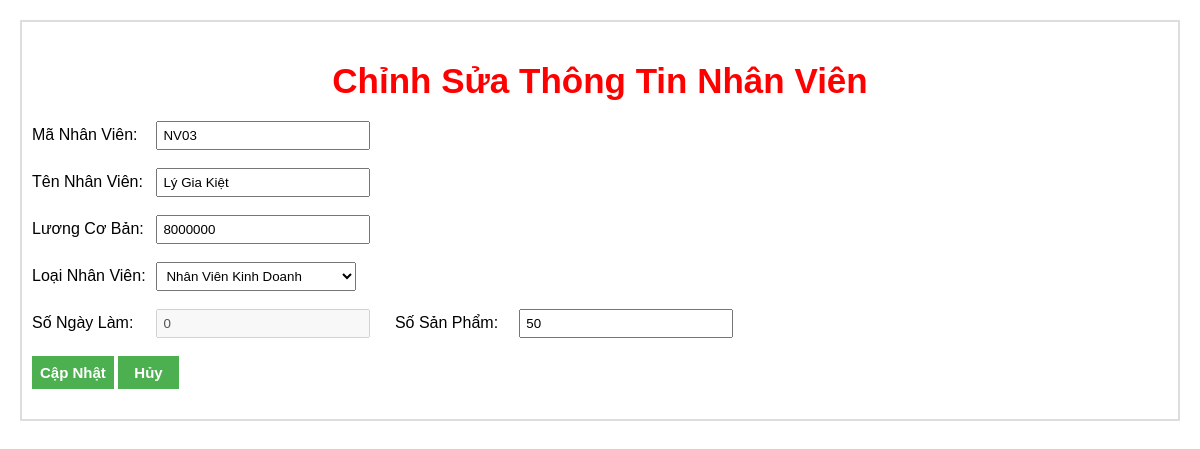
Screenshot of /edit/NV03/ with the database file from the repository.
### QLNhanVien/models.py (models this page shows, shortened)
class NhanVien(models.Model):
    MaNV = models.TextField(primary_key=True)
    LoaiNV_id = models.ForeignKey(LoaiNV, default=None, on_delete=models.CASCADE)
    SoNgayLam = models.IntegerField(null=False)
    SoSanPham = models.IntegerField(null=False)
    Hoten = models.TextField(max_length=50, null=False)
    Luongcoban = models.BigIntegerField(null=False)
    Luonghangthang = models.BigIntegerField(default=0, blank=True, null=True)

### QLNhanVien/views.py (the view, shortened to what this page needs)
# urls.py: path('edit/<str:pk>/', views.Sua_NV, name='update'),
def Sua_NV(request, pk):
    nhanvien = get_object_or_404(NhanVien_model, pk=pk)
    DS_LoaiNV = LoaiNV_model.objects.all()
    return render(request, 'suaNV.html', {'nhanvien': nhanvien, 'dsLoaiNV': DS_LoaiNV})

### QLNhanVien/templates/suaNV.html (shortened to what this page needs)
<!DOCTYPE html>
<html lang="en">
<head>
</head>
<body>
    <div class="container">
        <h2>Chỉnh Sửa Thông Tin Nhân Viên</h2>
        <div class="input-form">
            <form method="POST" action="{% url 'update' pk=nhanvien.pk %}">
                <label for="MaNV">Mã Nhân Viên:</label>
                <input type="text" name="MaNV" id="MaNV" value="{{ nhanvien.MaNV }}" readonly required>
                <br><br>
                <label for="Hoten">Tên Nhân Viên:</label>
                <input type="text" name="Hoten" id="Hoten" value="{{ nhanvien.Hoten }}" required>
                <br><br>
                <label for="Luongcoban">Lương Cơ Bản:</label>
                <input type="number" name="Luongcoban" id="Luongcoban" value="{{ nhanvien.Luongcoban }}" style="width: 200px; padding: 5px;" required>
                <br><br>
                <label for="LoaiNV">Loại Nhân Viên:</label>
                <select name="LoaiNV" id="LoaiNV" required onchange="toggleInputFields()">
                    {% for LoaiNV in dsLoaiNV %}
                        {% if nhanvien.LoaiNV_id and LoaiNV.LoaiNV_id == nhanvien.LoaiNV_id.LoaiNV_id %}
                            <option value="{{ LoaiNV.LoaiNV_id }}" selected>{{ LoaiNV.Name }}</option>
                        {% else %}
                            <option value="{{ LoaiNV.LoaiNV_id }}">{{ LoaiNV.Name }}</option>
                        {% endif %}
                    {% endfor %}
                </select>
                <br><br>
                <label for="SoNgayLam">Số Ngày Làm:</label>
                <input type="number" name="SoNgayLam" id="SoNgayLam" value="{{ nhanvien.SoNgayLam }}" style="width: 200px; padding: 5px;" required
                       {% if nhanvien.LoaiNV_id and nhanvien.LoaiNV_id.LoaiNV_id == 2 %}
                           disabled
                       {% endif %}
                >
                <span class="label-spacing">
                    <label for="SoSanPhamBan">Số Sản Phẩm:</label>
                    <input type="number" name="SoSanPhamBan" id="SoSanPhamBan" value="{{ nhanvien.SoSanPham }}" style="width: 200px; padding: 5px;" required
                    >
                </span>
                <br><br>
                <button type="submit">Cập Nhật</button>
                <button><a href="{% url 'List_nhanvien' %}">Hủy</a></button>
            </form>
        </div>
    </div>
</body>
</html>

### QLNhanVien/templates/suaNV.html (style rules this page uses)
body { font-family: Arial, sans-serif; margin: 20px; }
.container { max-width: 1200px; margin: 0 auto; border: 2px double #dddddd; padding: 10px; }
h2 { text-align: center; margin-bottom: 20px; font-size: 35px; font-weight: bold; color: red; }
.input-form { margin-bottom: 20px; }
.label-spacing { margin-left: 20px; }
.input-form label { display: inline-block; width: 120px; }
.input-form input[type="text"], .input-form select { width: 200px; padding: 5px; }
.input-form button { padding: 8px 8px; font-size: 15px; font-weight: bold; background-color: #4CAF50; color: white; border: none; cursor: pointer; }
.input-form button a { color: white; padding: 8px 8px; font-size: 15px; font-weight: bold; text-decoration: none; }

### rows the page displays
NhanVien: MaNV "NV03", Hoten "Lý Gia Kiệt", Luongcoban "8000000", SoNgayLam "0", SoSanPhamBan "50"

### other values shown
form field LoaiNV "Nhân Viên Kinh Doanh"
